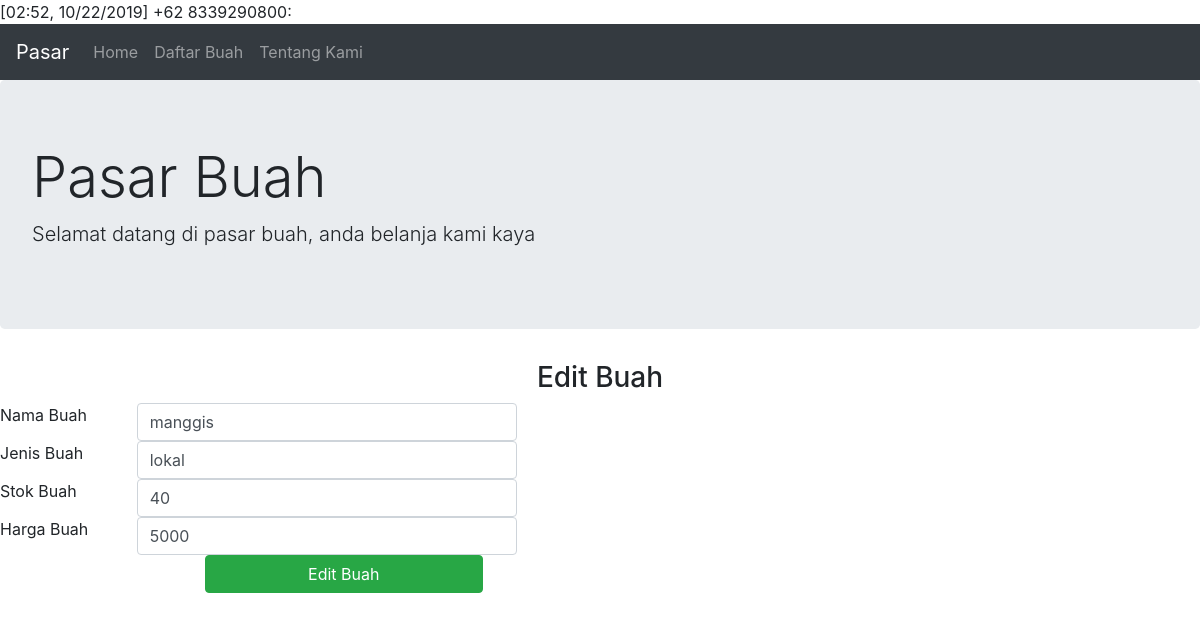
Page /edit_buah.php?id=3 on the committed database.
### tables this page shows
CREATE TABLE `tb_buah` (
  `kode_buah` int(11) NOT NULL,
  `nama_buah` varchar(20) DEFAULT NULL,
  `jenis_buah` varchar(20) DEFAULT NULL,
  `stok_buah` int(3) DEFAULT NULL,
  `harga_buah` double DEFAULT NULL,
  `foto` varchar(255) DEFAULT NULL
);

### edit_buah.php (the view, shortened to what this page needs)
[02:52, 10/22/2019] +62 8339290800: <!DOCTYPE html>
<html>
<head>
	<link rel="stylesheet" href="css/bootstrap.css">
	<link rel="stylesheet" href="css/bootstrap.min.css">
</head>
<body>
	<nav class="navbar navbar-expand-lg navbar-dark bg-dark">
		<a href="index.html" class="navbar-brand">Pasar</a>
		<div class="collapse navbar-collapse">
			<ul class="navbar-nav">
				<li class="nav-item">
					<a class="nav-link" href="index.html">Home</a>
				</li>
				<li class="nav-item">
					<a class="nav-link" href="home.html">Daftar Buah</a>
				</li>
				<li class="nav-item">
					<a class="nav-link" href="tentang.html">Tentang Kami</a>
				</li>
			</ul>
		</div>
	</nav>
	<div class="jumbotron">
		<h1 class="display-4">Pasar Buah</h1>
		<p class="lead">Selamat datang di pasar buah, anda belanja kami kaya</p>
	</div>
	<h3 style="text-align: center;">Edit Buah</h3>
		<?php
		include "koneksi.php";
		$id = $_GET['id'];
		$sql = "SELECT * FROM tb_buah WHERE kode_buah=$id";
		$buah = mysqli_query($koneksi, $sql);
		foreach ($buah as $b) {
			$NamaBuah = $b['nama_buah'];
			$JenisBuah = $b['jenis_buah'];
			$stokBuah = $b['stok_buah'];
			$hargaBuah = $b['harga_buah'];
		}
		?>
	<form method="POST" action="proses_edit.php">
		<div class="row">
			<div class="col-sm-8">
				<div class="row">
					<div class="col-sm-2">
						<label>Nama Buah</label>
					</div>
					<div class="col-sm-6">
						<input value="<?php echo $NamaBuah ?>" type="text" name="nama_buah" class="form-control">
					</div>
				</div>
			</div>
		</div>
		<div class="row">
			<div class="col-sm-8">
				<div class="row">
					<div class="col-sm-2">
						<label>Jenis Buah</label>
					</div>
					<div class="col-sm-6">
						<input value="<?php echo $JenisBuah ?>"type="text" name="jenis_buah" class="form-control">
					</div>
				</div>
			</div>
		</div>
		<div class="row">
			<div class="col-sm-8">
				<div class="row">
					<div class="col-sm-2">
						<label>Stok Buah</label>
					</div>
					<div class="col-sm-6">
						<input value="<?php echo $stokBuah ?>"type="text" name="stok_buah" class="form-control">
					</div>
				</div>
			</div>
		</div>
		<div class="row">
			<div class="col-sm-8">
				<div class="row">
					<div class="col-sm-2">
						<label>Harga Buah</label>
					</div>
					<div class="col-sm-6">
						<input value="<?php echo $hargaBuah ?>"type="text" name="harga_buah" class="form-control">
					</div>
				</div>
			</div>
		</div>
		<div class="row">
			<div class="col-sm-2"></div>
			<div class="col-sm-3">
				<button type="submit" class="btn btn-success btn-block">
					Edit Buah
				</button>
			</div>
		</div>
	</form>
</body>
</html>

### rows in the picture
tb_buah: nama_buah "manggis", jenis_buah "lokal", stok_buah "40", harga_buah "5000"
